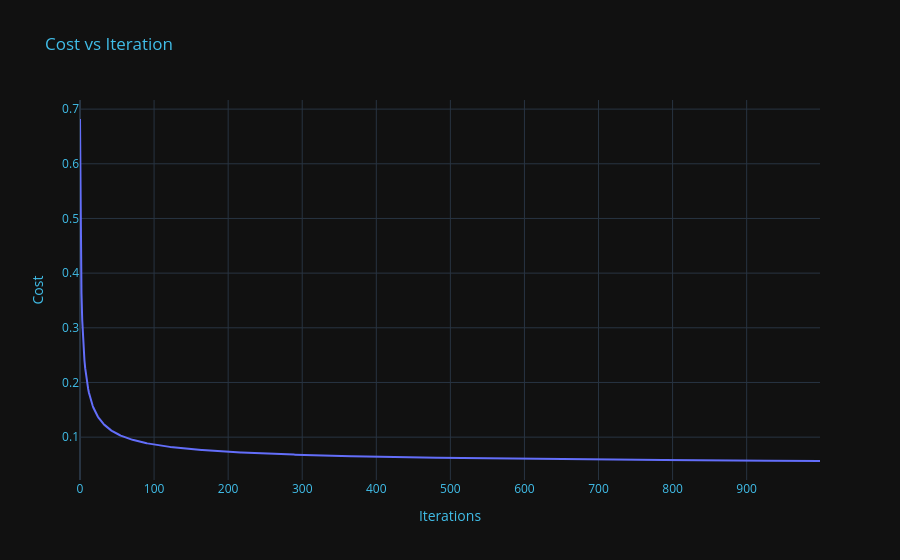

Source (notebook cell):
### Markdown cell above
### Testing with real data

### Code cell
dataset = datasets.load_breast_cancer()
X, y = dataset.data, dataset.target

X, y = dataset.data, dataset.target
X_train, X_test, y_train, y_test = train_test_split(
    X, y, test_size=0.2, random_state=1234
)

#-----------------------------------------------------------------------------------
#----------------------------Custom Logistic Regression-----------------------------
#-----------------------------------------------------------------------------------
regressor = Custom_Logistic_Regression(learning_rate=0.15)
regressor.fit(X_train, y_train)
predictions = regressor.predict(X_test)
print(confusion_matrix(np.asarray(y_test), np.asarray(predictions)))
print("Accuracy: ", np.mean(predictions == y_test))


#-----------------------------------------------------------------------------------
#----------------------------Sklearn Logistic Regression----------------------------
#-----------------------------------------------------------------------------------
sklearn_regressor = LogisticRegression(max_iter=1000)
sklearn_regressor.fit(X_train, y_train)
sk_predictions = sklearn_regressor.predict(X_test)
print(confusion_matrix(np.asarray(y_test), np.asarray(sk_predictions)))
print("Accuracy: ", np.mean(sk_predictions == y_test))

### Figure 1 — Plotly figure (JSON) as saved in the notebook; plotly's stock layout.template omitted (floating-point values rounded to 4 significant figures; data arrays with more than 128 entries replaced by an {"elided": "..."} marker saying what was removed)
{"data": [{"hovertemplate": "x=%{x}<br>y=%{y}<extra></extra>", "legendgroup": "", "line": {"color": "#636efa", "dash": "solid"}, "marker": {"symbol": "circle"}, "mode": "lines", "name": "", "orientation": "v", "showlegend": false, "type": "scatter", "x": {"elided": "1000 int values"}, "xaxis": "x", "y": {"elided": "1000 float values"}, "yaxis": "y"}], "layout": {"legend": {"tracegroupgap": 0}, "title": {"font": {"color": "#41BEE9"}, "text": "Cost vs Iteration"}, "xaxis": {"anchor": "y", "color": "#41BEE9", "domain": [0, 1], "title": {"text": "Iterations"}}, "yaxis": {"anchor": "x", "color": "#41BEE9", "domain": [0, 1], "title": {"text": "Cost"}}}}
